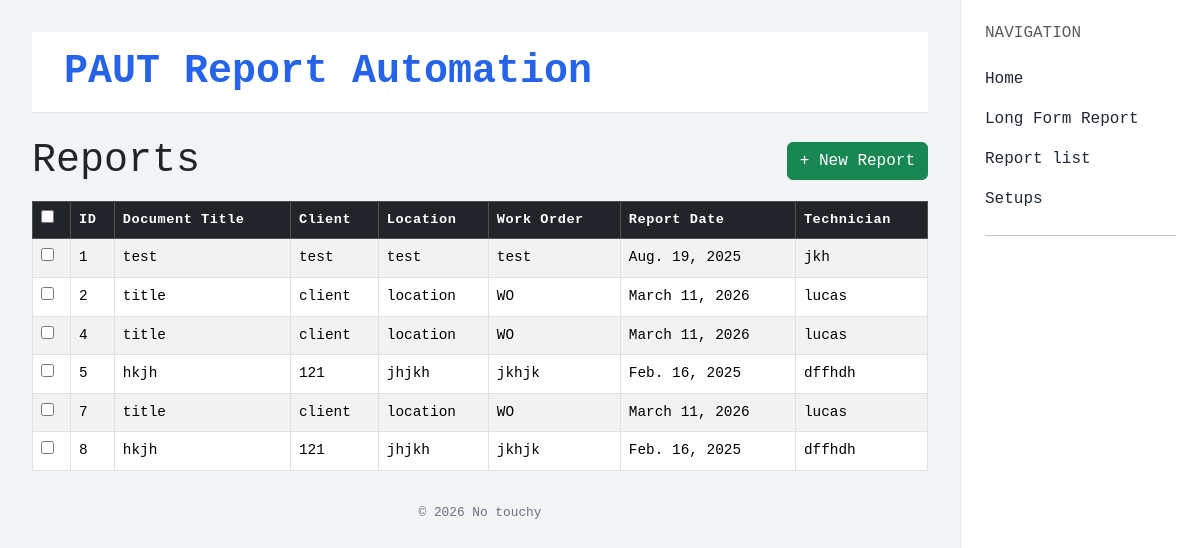
Page /reports/ on the earlier database version.
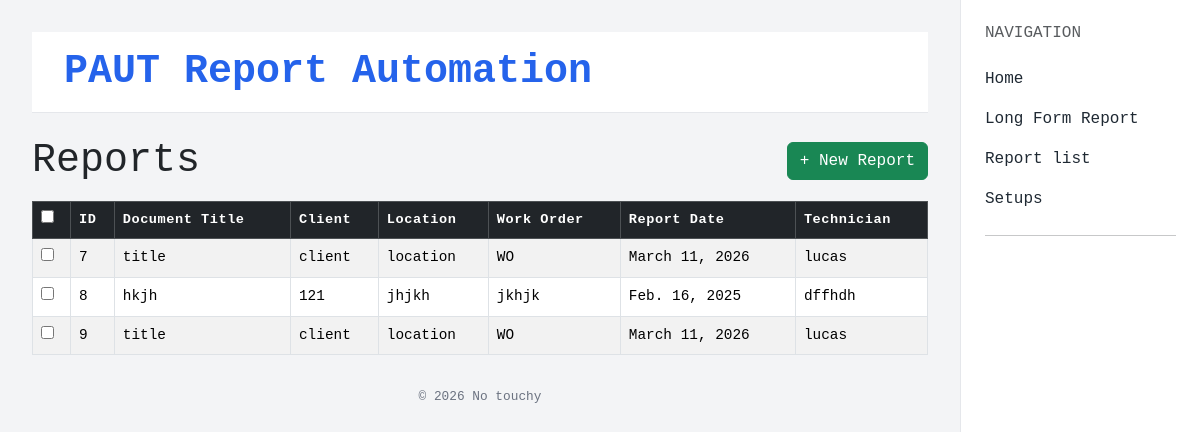
Same page on the later database version.
### reports/models.py (models this page shows, shortened)
class Report(models.Model):
    document_filename = models.CharField(max_length=200)
    document_title = models.CharField(max_length=200)
    client = models.CharField(max_length=200)
    location = models.CharField(max_length=200)
    work_order = models.CharField(max_length=100)
    project_number = models.CharField(max_length=100)
    report_date = models.DateField()
    test_date = models.DateField()
    project_type = models.CharField(max_length=200)
    procedure = models.CharField(max_length=200)
    technician_name = models.CharField(max_length=200)
    certification = models.CharField(max_length=200)
    assistant_name = models.CharField(max_length=200, blank=True)
    assistant_certification = models.CharField(max_length=200, blank=True)
    examination_scope = models.TextField()
    executive_summary = models.TextField()
    equipment_id = models.CharField(max_length=200)
    equipment_overview = models.TextField()
    work_scope = models.TextField()
    x_axis_reference = models.CharField(max_length=200)
    y_axis_reference = models.CharField(max_length=200)
    ut_method = models.CharField(max_length=200)

### reports/views.py (the view, shortened to what this page needs)
# urls.py: path('reports/', views.report_list, name='report-list'),
def report_list(request):
    reports = Report.objects.all()
    return render(request, 'reports/report_list.html', {'reports': reports})

### reports/templates/reports/report_list.html (shortened to what this page needs)
{% extends "reports/base.html" %}
{% block content %}
{% if reports %}
<form method="post">
<div class="d-flex align-items-center gap-3 mb-3">
    <h1 class="page-title mb-0">Reports</h1>
    <a href="{% url 'create-report' %}" class="btn btn-success ms-auto">+ New Report</a>
</div>
    <div class="table-responsive">
        <table class="table table-bordered table-striped table-hover align-middle setup-table">
            <thead class="table-dark">
                <tr>
                    <th><input type="checkbox" id="select-all"></th>
                    <th>ID</th>
                    <th>Document Title</th>
                    <th>Client</th>
                    <th>Location</th>
                    <th>Work Order</th>
                    <th>Report Date</th>
                    <th>Technician</th>
                </tr>
            </thead>
            <tbody>
                {% for report in reports %}
                <tr class="setup-row">
                    <td><input type="checkbox" name="selected_reports" value="{{ report.pk }}" class="row-check"></td>
                    <td>{{ report.pk }}</td>
                    <td>{{ report.document_title }}</td>
                    <td>{{ report.client }}</td>
                    <td>{{ report.location }}</td>
                    <td>{{ report.work_order }}</td>
                    <td>{{ report.report_date }}</td>
                    <td>{{ report.technician_name }}</td>
                </tr>
                {% endfor %}
            </tbody>
        </table>
    </div>
</form>
{% else %}
<div class="d-flex align-items-center gap-3 mb-3">
    <h1 class="page-title mb-0">Reports</h1>
    <a href="{% url 'create-report' %}" class="btn btn-success">+ New Report</a>
</div>
<p>No reports found. <a href="{% url 'create-report' %}">Create one.</a></p>
{% endif %}
{% endblock %}

Differences in the rows shown:
removed Report: pk "1", document_title "test", client "test", location "test", work_order "test", report_date "Aug. 19, 2025", technician_name "jkh"
removed Report: pk "2", document_title "title", client "client", location "location", work_order "WO", report_date "March 11, 2026", technician_name "lucas"
removed Report: pk "4", document_title "title", client "client", location "location", work_order "WO", report_date "March 11, 2026", technician_name "lucas"
removed Report: pk "5", document_title "hkjh", client "121", location "jhjkh", work_order "jkhjk", report_date "Feb. 16, 2025", technician_name "dffhdh"
added Report: pk "9", document_title "title", client "client", location "location", work_order "WO", report_date "March 11, 2026", technician_name "lucas"
